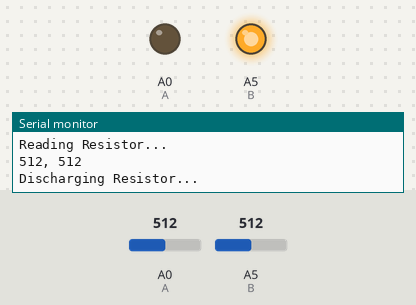
This sketch was run on a simulated Arduino Uno, built with avr-gcc and run on an emulated ATmega328P. Shown: output pins drawn as LEDs (lit = HIGH), the last lines printed to the serial monitor. The test bench sets the inputs (shaded band); at power-on: A0 (A) = 512, A5 (B) = 512.

Above: at 18.0 s.
18.1 s: A0 (A) set to 716
At 22.4 s:
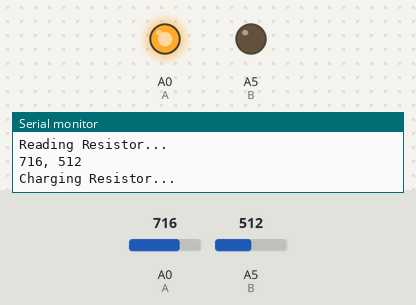
33.8 s: A5 (B) set to 716
49.5 s: A0 (A) set to 900
65.2 s: A5 (B) set to 900
Timing chart, 0 to 78.5 s (numbered marks = the images above; inputs shaded):
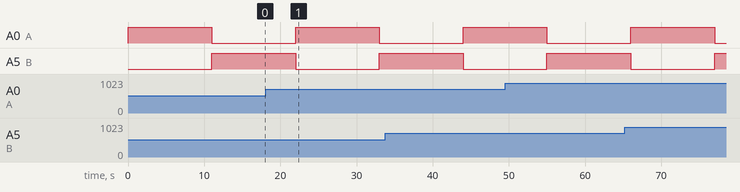

The sketch:

ResistiveMemory.ino
```cpp
//1K Resistor between pins A and B

#define A A0
#define B A5

void setup() { Serial.begin(115200); }

void loop()
{///*
    Serial.println("Charging Resistor...");
    pinMode(A, OUTPUT);
    pinMode(B, OUTPUT);
    digitalWrite(A, HIGH);
    digitalWrite(B, LOW);
    delay(10000);

    Serial.println("Reading Resistor...");
    pinMode(A, INPUT);
    pinMode(B, INPUT);
    Serial.print(analogRead(A));
    Serial.print(", ");
    Serial.print(analogRead(B));
    Serial.println();
    delay(1000);
    //*///*
    Serial.println("Discharging Resistor...");
    pinMode(A, OUTPUT);
    pinMode(B, OUTPUT);
    digitalWrite(A, LOW);
    digitalWrite(B, HIGH);
    delay(10000);

    Serial.println("Reading Resistor...");
    pinMode(A, INPUT);
    pinMode(B, INPUT);
    Serial.print(analogRead(A));
    Serial.print(", ");
    Serial.print(analogRead(B));
    Serial.println();
    delay(1000);//*/
}
```
